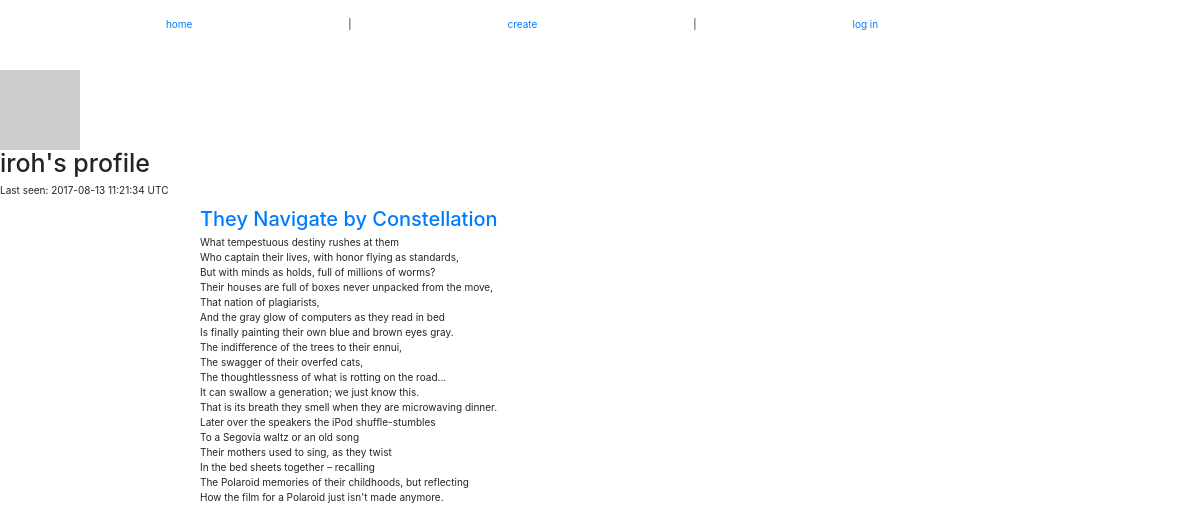
The app's page /user/iroh, older data.
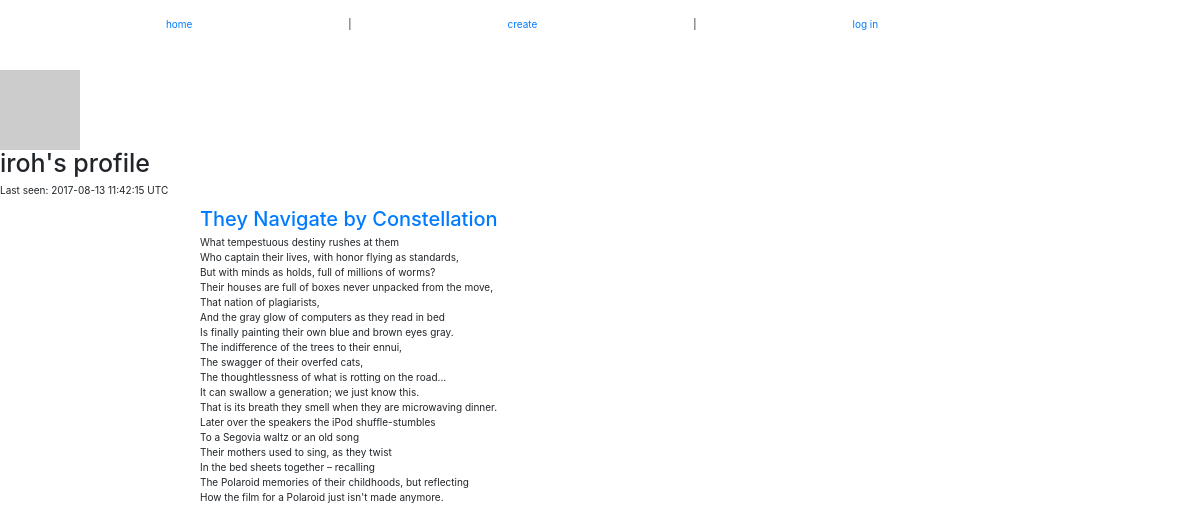
The same page, newer data.
### app/models.py (models this page shows, shortened)
class User(db.Model, UserMixin):
    __tablename__ = 'users'
    id = db.Column(db.Integer, primary_key=True)
    nickname = db.Column(db.String(120), index=True, unique=True)
    pwdhash = db.Column(db.String(60))
    poems = db.relationship('Poem', backref='author', lazy='dynamic')
    email = db.Column(db.String(120), index=True, unique=False)
    activate = db.Column(db.Boolean)
    created = db.Column(db.DateTime)
    about_me = db.Column(db.String(140))
    last_seen = db.Column(db.DateTime)
    def avatar(self, size=64):
        return 'https://www.gravatar.com/avatar/%s?d=mm&s=%d' % (md5(self.email.encode('utf-8')).hexdigest(), size)
    @property
    def last_seen_display(self):
        return str(self.last_seen).split('.')[0]

class Poem(db.Model):
    id = db.Column(db.Integer, primary_key=True)
    name = db.Column(db.String(120), index=True)
    body = db.Column(db.String(1400))
    timestamp = db.Column(db.DateTime)
    user_id = db.Column(db.Integer, db.ForeignKey('users.id'))
    @property
    def body_lines(self):
        return self.body.split("\n")

### app/views.py (the view)
@app.route('/user/<nickname>')
@app.route('/user', defaults={'nickname': None})
def user(nickname):
    if nickname is None and g.user is not None and g.user.is_authenticated:
        nickname = g.user.nickname
    user = User.query.filter_by(nickname=nickname).first()
    if user == None:
        flash('User %s not found.' % nickname)
        return redirect(url_for('index'))
    return render_template('user.html', user=user)

### app/views.py (called while the page is built)
@app.before_request
def before_request():
    g.user = current_user
    if g.user.is_authenticated:
        g.user.last_seen = datetime.utcnow()
        db.session.add(g.user)
        db.session.commit()

### app/templates/user.html (shortened to what this page needs)
{% extends "userBase.html" %}
{% block user_content %}
    {% if user.last_seen %}<p>Last seen: {{ user.last_seen_display }} UTC</p>{% endif %}
    </div>
    <div class="contents">
    {% for poem in user.poems %}
        {% include "poem.html" %}
    {% endfor %}
    </div>
{% endblock %}

### app/templates/userBase.html (shortened to what this page needs)
{% extends "base.html" %}
{% block content %}
    <table>
    <tr valign="top">
        <td><img src="{{ user.avatar(128) }}"></td>
    </tr>
    </table>
    <div class="header">
    {% if g.user == user %}
        <h1>Your profile ({{ user.nickname }})</h1>
        <p><a href="{{ url_for('edit_profile') }}">edit profile</a></p>
    {% else %}
        <h1>{{ user.nickname }}'s profile</h1>
    {% endif %}
    {% block user_content %}{% endblock %}
{% endblock %}

### app/templates/base.html (shortened to what this page needs)
{% extends "bootstrap/base.html" %}
{% block styles %}
    {{super()}}
    <link rel="stylesheet" href="{{url_for('.static', filename='css/bootstrap.css')}}">
    <link rel="stylesheet" href="{{url_for('.static', filename='css/main.css')}}">
{% endblock %}
{% block navbar %}
    <div class="navbar navbar-fixed-top">
    <a href="{{ url_for('index') }}">home</a>
        {% if not g.user.is_authenticated %}
            | <a href="{{ url_for('create') }}">create</a>
            | <a href="{{ url_for('login') }}">log in</a>
        {% else %}
            | <a href="{{ url_for('user', nickname=g.user.nickname) }}">{{ g.user.nickname }}</a>
            | <a href="{{ url_for('logout') }}">log out</a>
        {% endif %}</p>
    </div>
{% endblock %}

### app/templates/poem.html (shortened to what this page needs)
<div class="poem">
    {% if poem_main %}
        <h1>{{ poem.name }}</h1>
    {% else %}
        <a href="{{ url_for('poem', poem_id=poem.id) }}"><h2>{{ poem.name }}</h2></a>
    {% endif %}
    <p>{% for line in poem.body_lines %}
        {{ line }} <br>
    {% endfor %}</p>
</div>

### app/static/css/main.css (style rules this page uses)
.poem { margin-left: 100px; padding-left: 100px; border-left: 100px; }

Row changes from the older to the newer data that the page shows:
changed User "iroh": last_seen_display "2017-08-13 11:21:34" → "2017-08-13 11:42:15"
